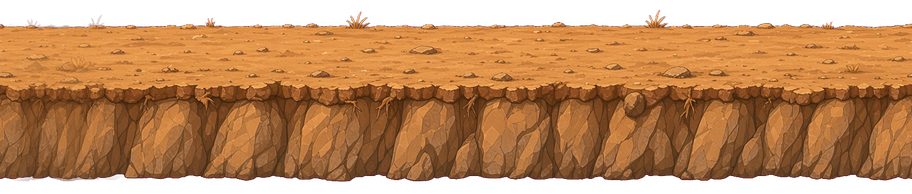
#> input picture design/grondrand.png, 912 x 194 px, shrunk from 1572 x 335 before the run, found by its file name
$ python zwart_terrein.py
#> lines starting #> are read from the running program, lines starting #| are printed output that depends on the picture
#!/usr/bin/env python3
"""Maakt de zwarte varianten van de solide terreinstukken voor de nieuwe stijl.

Elk stuk wordt egaal zwart gemaakt: de vulling wordt zwart en alleen de vorm
(de alfa) blijft. Geen randlicht of richeltextuur: gewoon een zwart silhouet.
De achtergrond-steen (rots_vulling) blijft juist zichtbaar en wordt dus niet
omgekleurd.

Verandert een bron, draai dit opnieuw, en daarna gen-klein.py en
gen-offline-manifest.py.
"""
import numpy as np
from PIL import Image


def zwart(src, out):
#> called with src = 'design/grondrand.png', out = 'design/zwart/grondrand.png'
    im = Image.open(src).convert('RGBA')
#> im is the input picture: PIL image 912x194 RGBA; mean R, G, B, A 137.3, 86.7, 44.2, 198.7
    arr = np.asarray(im).astype(np.uint8)
    a = arr[..., 3]
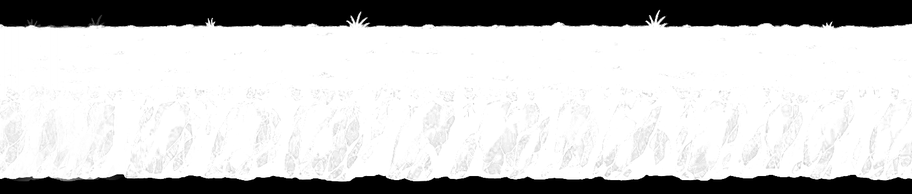
#> a: shape (194, 912); min 0, max 255, mean 198.7
    rgb = np.zeros((a.shape[0], a.shape[1], 3), np.uint8)   # egaal zwart
    res = np.concatenate([rgb, a[..., None]], -1)
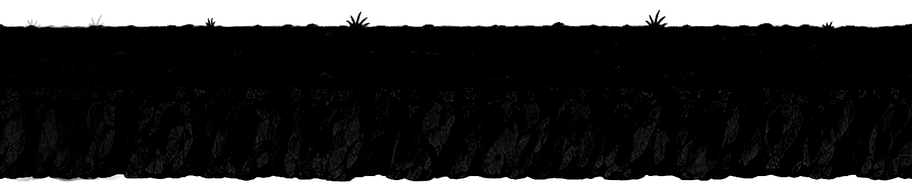
#> res: shape (194, 912, 4); mean of channels 0, 1, 2, 3 0, 0, 0, 198.7; transparent parts drawn white
    Image.fromarray(res, 'RGBA').save(out)
    print('ok', out, im.size)
#| ok design/zwart/grondrand.png (912, 194)
#> pass 3 of the loop `for s, o in JOBS:`:
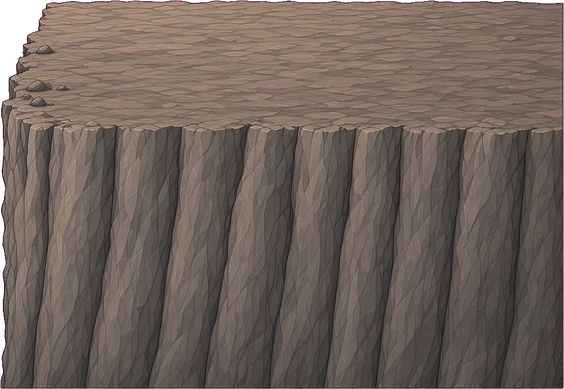
#> input picture design/klimmen/klif_bovenrand.png, 564 x 389 px, shrunk from 973 x 671 before the run, found by its file name
#> in zwart, im is the input picture: PIL image 564x389 RGBA; mean R, G, B, A 105.6, 93.2, 85.8, 249.3
#> in zwart (call 3), `a = arr[..., 3]`:
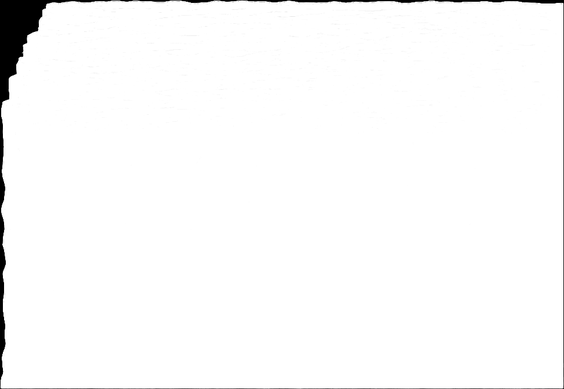
#> a: shape (389, 564); min 0, max 255, mean 249.3
#> in zwart (call 3), `res = np.concatenate([rgb, a[..., None]], -1)`:
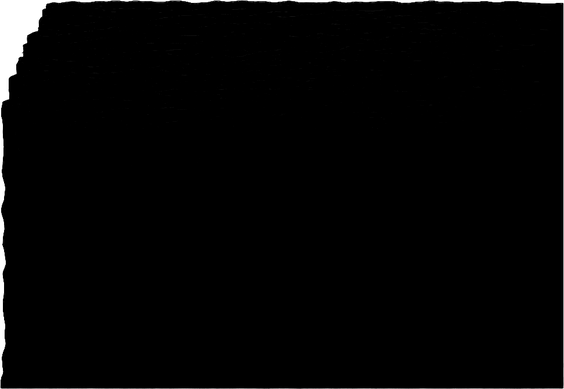
#> res: shape (389, 564, 4); mean of channels 0, 1, 2, 3 0, 0, 0, 249.3; transparent parts drawn white
#| ok design/zwart/klif_bovenrand.png (564, 389)


JOBS = [
    ('design/grondrand.png',              'design/zwart/grondrand.png'),
    ('design/grondrand_rots.png',         'design/zwart/grondrand_rots.png'),
    ('design/klimmen/klif_bovenrand.png', 'design/zwart/klif_bovenrand.png'),
    ('design/grot/plafond_strook.png',    'design/zwart/plafond_strook.png'),
    ('design/grot/wand_rand.png',         'design/zwart/wand_rand.png'),
    ('design/grot/wand_richel.png',       'design/zwart/wand_richel.png'),
]

if __name__ == '__main__':
    import os
    os.makedirs('design/zwart', exist_ok=True)
    for s, o in JOBS:
#> (the run stopped early here; a loop or call above may not have finished)
